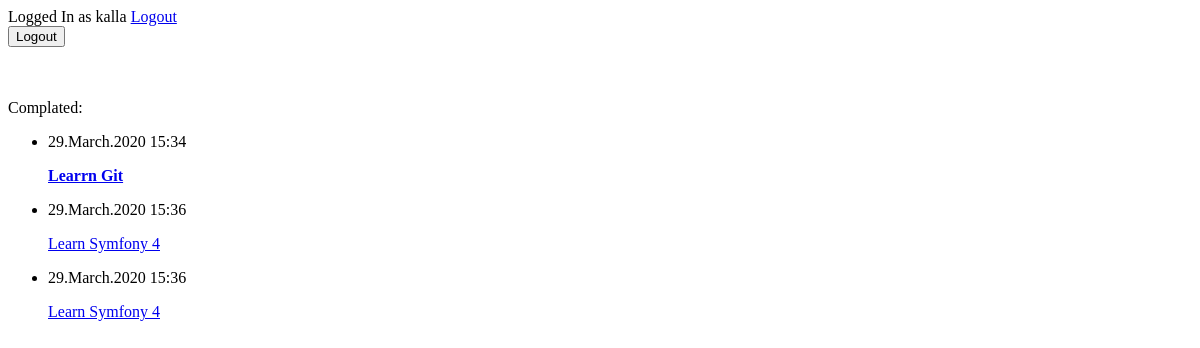
Page /completed/ (signed in) on the earlier database version.
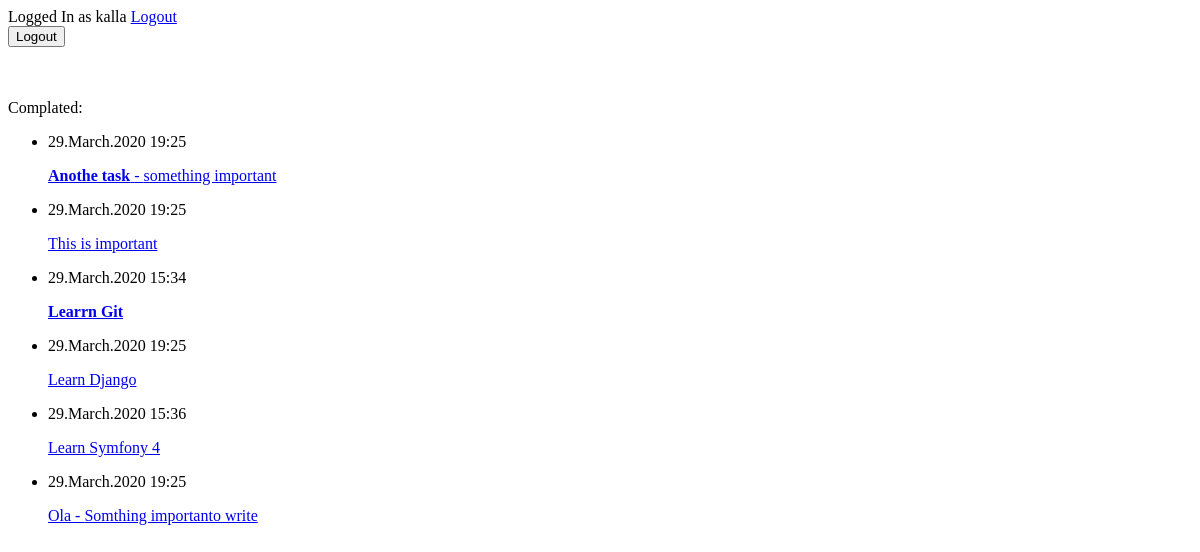
Same page on the later database version.
### todo/models.py (models this page shows, shortened)
class Todo(models.Model):
    title = models.CharField(max_length=100)
    memo = models.TextField(blank=True)
    created = models.DateTimeField(auto_now_add=True)
    datecompleted = models.DateTimeField(null=True, blank=True)
    important = models.BooleanField(default=False)
    user = models.ForeignKey(User, on_delete=models.CASCADE)

### todo/views.py (the view)
# urls.py: path('completed/', views.completedtodos, name='completedtodos'),
def completedtodos(request):
    todos = Todo.objects.filter(user=request.user, datecompleted__isnull=False)
    return render(request, 'todo/completedtodos.html', {'todos':todos})

### todo/templates/todo/completedtodos.html
{% extends 'todo/base.html' %}
{% block content %}
Complated:
<ul>
  {% for todo in todos %}
    <li>
      <p>{{ todo.datecompleted|date:'d.F.Y H:i' }}  </p>
      <a href="{% url 'viewtodo' todo.id %}">
        {% if todo.important %}<b>{% endif %}{{ todo.title }}{% if todo.important %}</b>{% endif %}
        {% if todo.memo %} - {{ todo.memo }}{% endif %}
      </a>
    </li>
  {% endfor %}
</ul>
{% endblock %}

Differences in the rows shown:
now on this page (row edited): Todo: datecompleted "29.March.2020 19:25", title "Anothe task", memo "something important"
now on this page (row edited): Todo: datecompleted "29.March.2020 19:25", title "This is important"
changed Todo: datecompleted "29.March.2020 15:36" → "29.March.2020 19:25"; title "Learn Symfony 4" → "Learn Django"
now on this page (row edited): Todo: datecompleted "29.March.2020 19:25", title "Ola", memo "Somthing importanto write"
